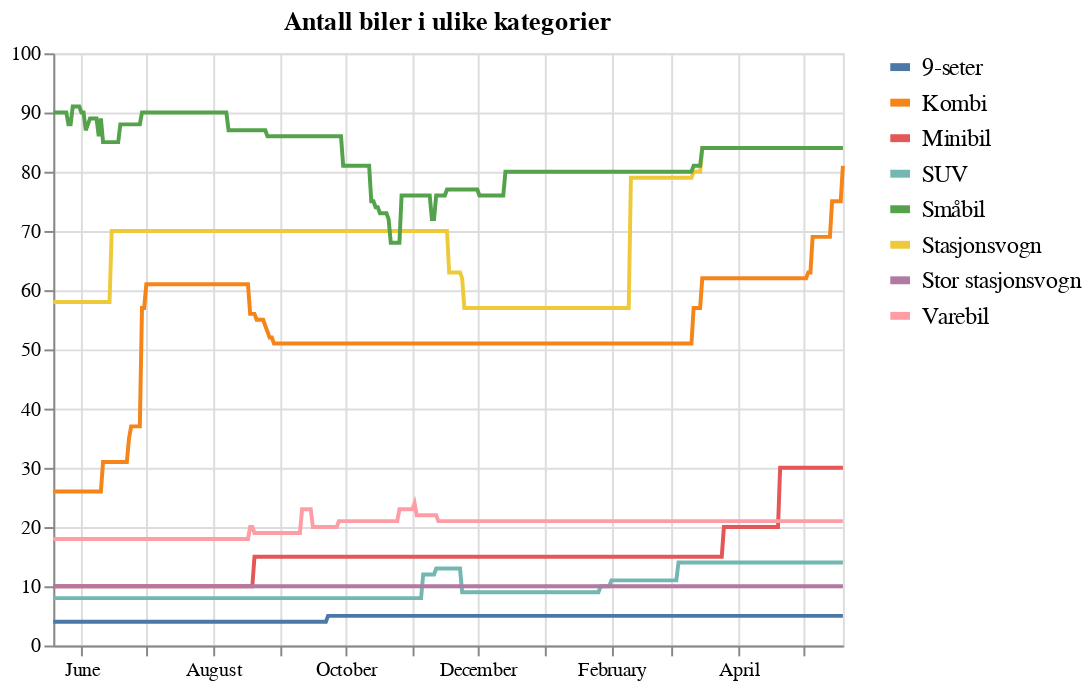

Vega-Lite specification stored for this chart:
### Vega-Lite specification from a JSON file in a GitHub repository (floating-point values rounded to 4 significant figures; data arrays with more than 128 entries replaced by an {"elided": "..."} marker saying what was removed)
{"config": {"view": {"continuousWidth": 400, "continuousHeight": 300}}, "data": {"name": "data-6b1ae9817a576b74fda3a1d5f42be3fe"}, "mark": "line", "encoding": {"color": {"type": "nominal", "field": "category", "legend": {"labelFontSize": 12, "symbolStrokeWidth": 4}, "title": null}, "opacity": {"condition": {"value": 1, "selection": "selector001"}, "value": 0.2}, "tooltip": {"type": "nominal", "field": "category"}, "x": {"type": "temporal", "axis": {"title": null}, "field": "index"}, "y": {"type": "quantitative", "aggregate": "sum", "axis": {"title": null}, "field": "antall"}}, "selection": {"selector001": {"type": "multi", "encodings": ["color"], "bind": "legend"}}, "title": "Antall biler i ulike kategorier", "$schema": "https://vega.github.io/schema/vega-lite/v4.8.1.json", "datasets": {"data-6b1ae9817a576b74fda3a1d5f42be3fe": {"elided": "8784 records"}}}
